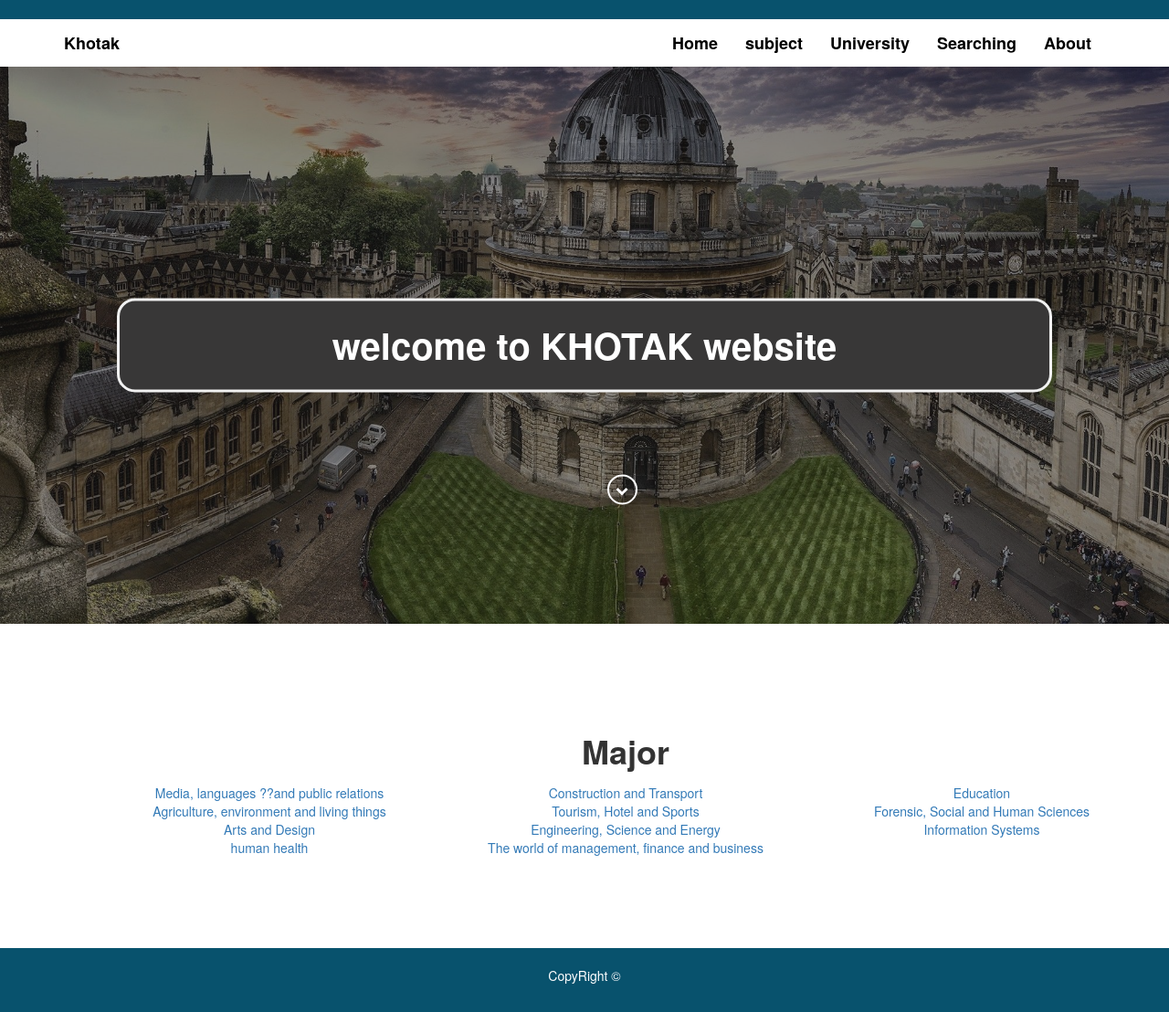
The app's page /subject.php, older data.
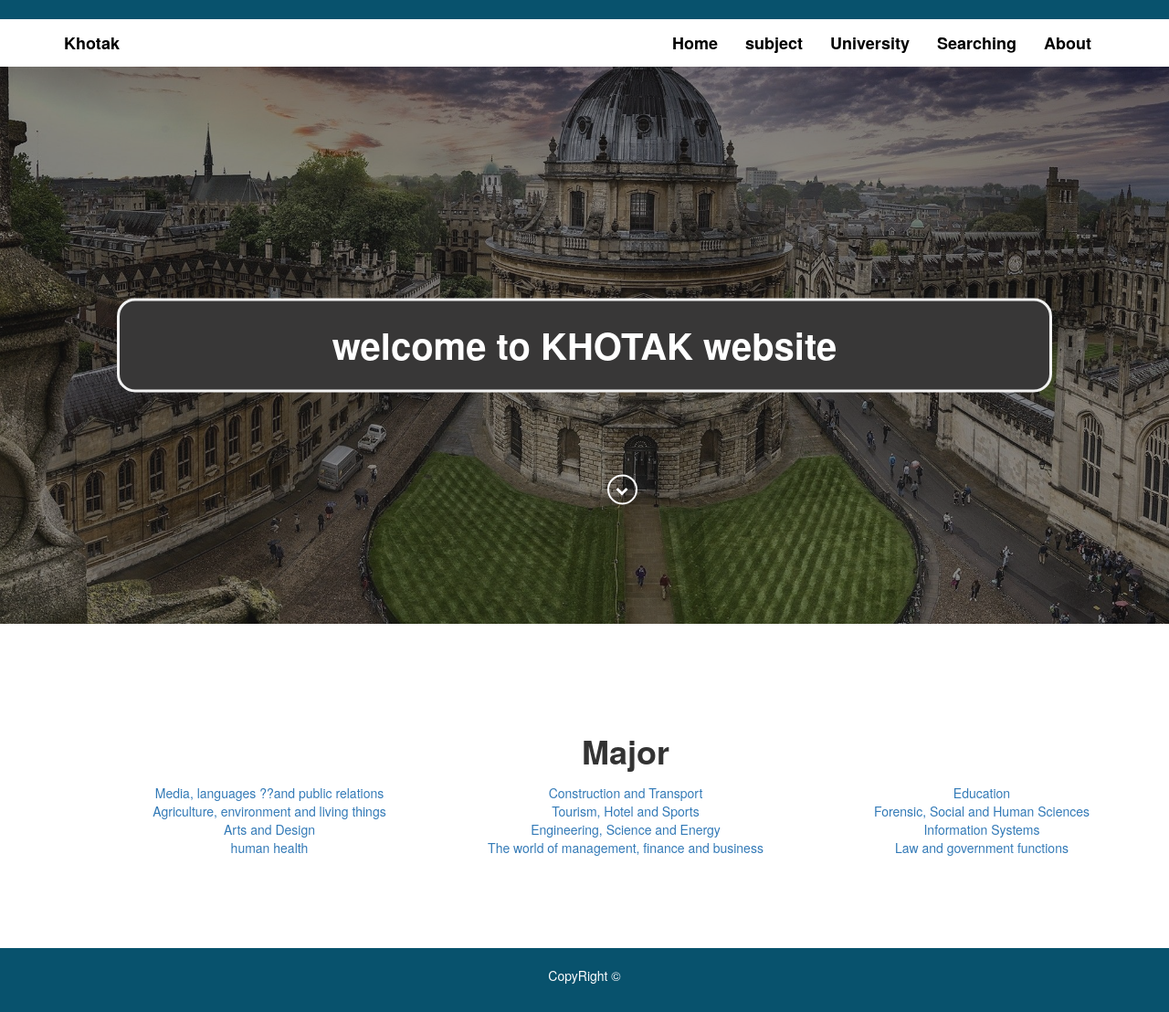
The same page, newer data.
### tables this page shows
CREATE TABLE `major` (
  `majorID` int(11) NOT NULL,
  `name` varchar(255) DEFAULT NULL
);

### subject.php (the view, shortened to what this page needs)
<?php
include('includes/header.php');
if(isset($_GET['subjectId'])){
    $sub=$_GET['subjectId'];
}else{
    $sub="major";
}
?>
    <div class="content-section">
        <div class="container">
      <div class="con">
    <div class="wel" id="well-s">
       welcome to KHOTAK website
    </div>
                                         <span class="arrow ">
                 <i class="fa fa-chevron-down hvr-icon-hang typed-cursor"></i>
                                 </span>
            </div>
       </div>
    </div>
<?php
if($sub=="major"){
?>
<div class="image-subject text-center">
      <div class="container">
          <h2>Major</h2>
           <div class="row">
             <?php
               global $con;
            $stmt=$con->prepare("select * FROM major ");
              $stmt->execute();
               $majors=$stmt->fetchAll();
               foreach($majors as $maj){
                 ?>
                 <div class="col-md-4">
<a href="?Id=<?php echo $maj['majorID'] ?>&subjectId=pageSub">
                <?php echo $maj['name']; ?>
                </a>
                 </div>
                 <?php
               }
              ?>
           </div>
      </div>
</div>
   <?php
}
?>
<?php
include('includes/footer.php');
?>

### includes/header.php (shortened to what this page needs)
<!DOCTYPE html>
<html>
    <head>
        <link rel="stylesheet" href="css/bootstrap.min.css">
        <link rel="stylesheet" href="css/fpsyle.css">
        <link rel="stylesheet" href="css/font-awesome.min.css">
    </head>
    <body>
        <div class="upper-bar">
            <div class="container">
                <div class="row">
                    <div class="col-sm-6 float-left upper-l">
                      </div>
                    <div class="col-sm-6 float-right upper-l">
                    </div>
                   </div>
                </div>
              </div>
<div class="section-nav">
    <nav class="navbar ">
  <div class="container">
    <div class="navbar-header">
      <a class="navbar-brand" href="index.php">Khotak</a>
    </div>
    <div class="collapse navbar-collapse" id="bs-example-navbar-collapse-1">
      <ul class="nav navbar-nav navbar-right">
        <li><a href="index.php">Home</a></li>
    <li><a href="subject.php?subjectId=major">subject</a></li>
          <li><a href="unversty.php">University</a></li>
          <li><a href="#">Searching</a></li>
          <li><a href="about.php">About</a></li>
      </ul>
    </div>
  </div>
</nav>
        </div>

### includes/footer.php (shortened to what this page needs)
<div class="footer text-center">
<p>CopyRight &copy;</p>
</div>
    </body>
</html>

### css/fpsyle.css (style rules this page uses)
.upper-bar { background-color: #08526d; color: #fff; padding: 10px; }
.section-nav .navbar { background-color: #ffff; margin-bottom: 0; }
.section-nav a { text-decoration: none; color: #000000; font-weight: bolder; font-size: 18px; }
.content-section .arrow { position: absolute; bottom: -129px; left: 41px; width: 100%; padding: 3px 0; text-align: center; }
.content-section .arrow i { border: 2px solid #fff; border-radius: 50%; width: 33px; height: 33px; line-height: 33px; cursor: pointer; color: #fff; }
.hvr-icon-hang:before { right: 8px !important; }
.content-section .typed-cursor { opacity: 1; -webkit-animation: blink 0.7s infinite; -moz-animation: blink 0.7s infinite; animation: blink 0.7s infinite; }
.content-section { background: url("../img/d0e1cfbf0cc198003b47137679e72208.jpg")center center; -webkit-background-size: cover; -moz-background-size: cover; -o-background-size: cover; background-size: cover; min-height: 610px; position: relative; }
.con { background-color: rgb(56, 55, 55); color: white; font-weight: bold; border: 3px solid #f1f1f1; position: absolute; top: 50%; left: 50%; transform: translate(-50%, -50%); z-index: 2; width: 80%; padding: 20px; text-align: center; border-radius: 20px; }
.wel { font-size: 40px; }
.image-subject { padding: 100px; }
.image-subject h2 { font-size: 36px; font-weight: bold; margin-bottom: 15px; }
.footer { background-color: #08526d; padding: 20px; color: #ffff; }

Row changes from the older to the newer data that the page shows:
added major: name "Law and government functions"
